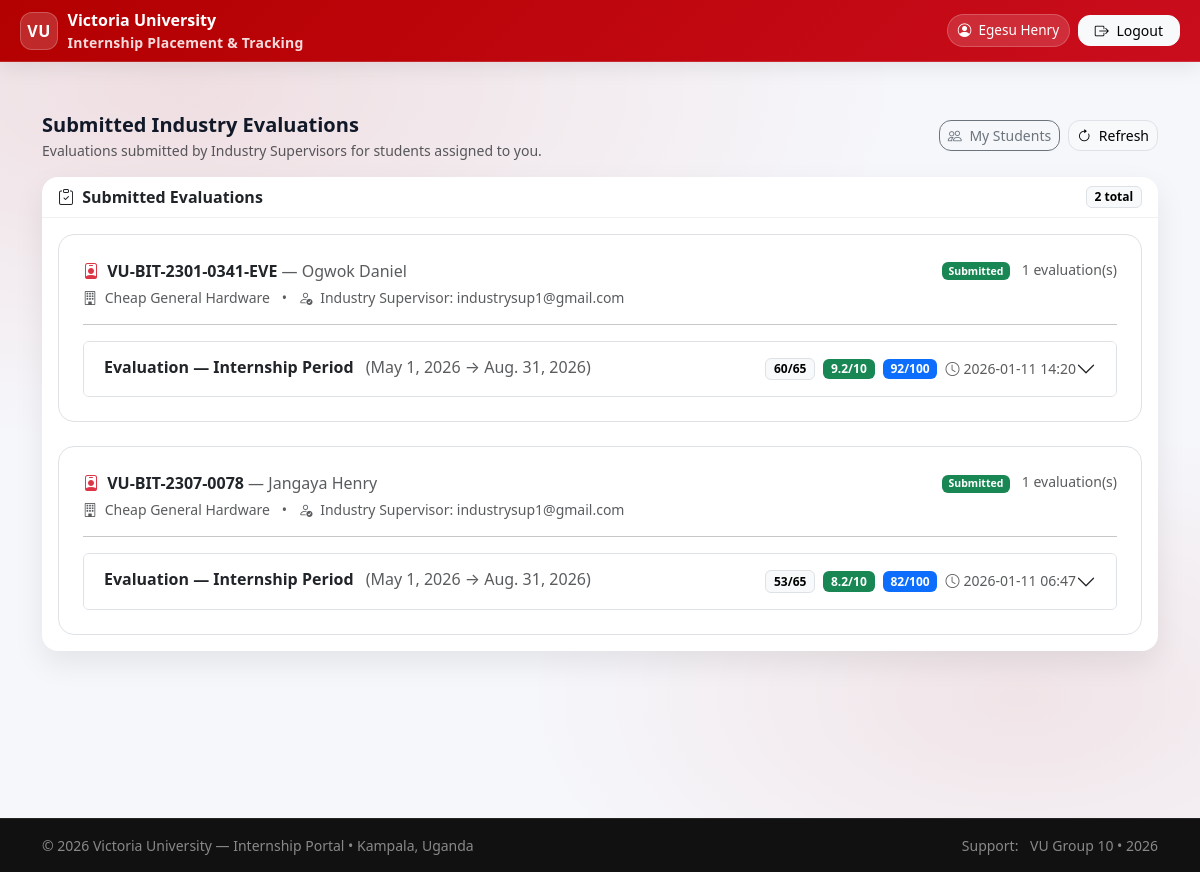
The page /tracking/supervisor/evaluations/submitted/ (signed in) on the database its author committed.
### accounts/models.py (models this page shows, shortened)
class User(AbstractUser):
    username = None
    email = models.EmailField(_("email address"), unique=True)
    USERNAME_FIELD = "email"
    REQUIRED_FIELDS = []
    objects = UserManager()
    class Meta:
        permissions = [
            ("role_university_supervisor", "Role: VU_UniversitySupervisor"),
            ("role_industry_supervisor", "Role: IndustrySupervisor"),
            ("role_coordinator", "Role: VU_Coordinator"),
        ]
    @property
    def display_name(self):
        full = self.get_full_name().strip()
        return full if full else self.email

class StudentProfile(models.Model):
    user = models.OneToOneField("accounts.User", on_delete=models.CASCADE, related_name="student_profile")
    reg_no = models.CharField(max_length=50, unique=True)
    phone = models.CharField(max_length=30, blank=True)
    program = models.ForeignKey(
        "academics.Program",
        on_delete=models.PROTECT,
        null=True,
        blank=True,
        related_name="students",
    )

### tracking/models.py (models this page shows, shortened)
class IndustryEvaluation(models.Model):
    STATUS = [
        ("draft", "Draft"),
        ("submitted", "Submitted"),
    ]
    placement = models.OneToOneField(
        "placements.Placement",
        on_delete=models.CASCADE,
        related_name="industry_evaluation",
    )
    company = models.ForeignKey(
        "companies.Company",
        on_delete=models.PROTECT,
        related_name="industry_evaluations",
    )
    supervisor_user = models.ForeignKey(
        "accounts.User",
        null=True, blank=True,
        on_delete=models.SET_NULL,
        related_name="industry_evaluations",
    )
    def _rating_field():
        return models.PositiveSmallIntegerField(
            validators=[MinValueValidator(1), MaxValueValidator(5)],
            null=True, blank=True
        )
    basic_work_expectations = _rating_field()
    knowledge_and_learning = _rating_field()
    ethical_awareness = _rating_field()
    interpersonal_relations = _rating_field()
    communication_skills = _rating_field()
    attendance = _rating_field()
    punctuality = _rating_field()
    flexibility = _rating_field()
    dependability = _rating_field()
    culture_fit = _rating_field()
    dress_code = _rating_field()
    behaviour = _rating_field()
    work_productivity = _rating_field()
    basic_work_expectations_comment = models.TextField(blank=True)
    knowledge_and_learning_comment = models.TextField(blank=True)
    ethical_awareness_comment = models.TextField(blank=True)
    interpersonal_relations_comment = models.TextField(blank=True)
    communication_skills_comment = models.TextField(blank=True)
    attendance_comment = models.TextField(blank=True)
    punctuality_comment = models.TextField(blank=True)
    flexibility_comment = models.TextField(blank=True)
    dependability_comment = models.TextField(blank=True)
    culture_fit_comment = models.TextField(blank=True)
    dress_code_comment = models.TextField(blank=True)
    behaviour_comment = models.TextField(blank=True)
    work_productivity_comment = models.TextField(blank=True)
    recommend_employment = models.BooleanField(null=True, blank=True)  # YES/NO
    recommend_comment = models.TextField(blank=True)
    other_comments = models.TextField(blank=True)
    supervisor_name = models.CharField(max_length=120, blank=True)
    supervisor_signature = models.CharField(max_length=120, blank=True)  # typed name/signature
    status = models.CharField(max_length=20, choices=STATUS, default="draft")
    submitted_at = models.DateTimeField(null=True, blank=True)
    created_at = models.DateTimeField(auto_now_add=True)
    updated_at = models.DateTimeField(auto_now=True)
    class Meta:
        ordering = ["-updated_at"]
    SCORE_FIELDS = [
        "basic_work_expectations",
        "knowledge_and_learning",
        "ethical_awareness",
        "interpersonal_relations",
        "communication_skills",
        "attendance",
        "punctuality",
        "flexibility",
        "dependability",
        "culture_fit",
        "dress_code",
        "behaviour",
        "work_productivity",
    ]
    @property
    def total_marks(self) -> int:
        total = 0
        for f in self.SCORE_FIELDS:
            v = getattr(self, f, 0) or 0
            total += int(v)
        return total
    @property
    def max_marks(self) -> int:
        return len(self.SCORE_FIELDS) * 5  # 65
    @property
    def score_out_of_100(self) -> float:
        if self.max_marks == 0:
            return 0.0
        return (self.total_marks / self.max_marks) * 100
    @property
    def score_out_of_10(self) -> float:
        if self.max_marks == 0:
            return 0.0
        return (self.total_marks / self.max_marks) * 10

### placements/models.py (models this page shows, shortened)
class Placement(models.Model):
    STATUS = [
        ("pending_student_ack", "Pending student acknowledgement"),
        ("active", "Active"),
        ("on_hold", "On hold"),
        ("completed", "Completed"),
        ("terminated", "Terminated"),
    ]
    request = models.OneToOneField(InternshipRequest, on_delete=models.PROTECT, related_name="placement")
    company = models.ForeignKey(Company, on_delete=models.PROTECT)
    industry_supervisor = models.ForeignKey(CompanyContact, null=True, blank=True, on_delete=models.SET_NULL)
    university_supervisor = models.ForeignKey("accounts.StaffProfile", null=True, blank=True, on_delete=models.SET_NULL)
    start_date = models.DateField()
    end_date = models.DateField()
    placement_letter = models.FileField(upload_to="placements/letters/", blank=True, null=True)
    status = models.CharField(max_length=30, choices=STATUS, default="pending_student_ack")
    created_at = models.DateTimeField(auto_now_add=True)

### companies/models.py (models this page shows, shortened)
class Company(models.Model):
    STATUS = [
        ("pending_verification", "Pending verification"),
        ("approved", "Approved"),
        ("rejected", "Rejected"),
        ("inactive", "Inactive"),
    ]
    name = models.CharField(max_length=200, unique=True)
    industry = models.CharField(max_length=120, blank=True)
    district = models.CharField(max_length=120, blank=True)
    address = models.CharField(max_length=255, blank=True)
    status = models.CharField(max_length=30, choices=STATUS, default="pending_verification")
    created_at = models.DateTimeField(auto_now_add=True)

### tracking/views.py (the view)
# urls.py: path("supervisor/evaluations/submitted/", views.supervisor_submitted_evaluations, name="supervisor_submitted_evaluations"),
@login_required
def supervisor_submitted_evaluations(request):
    if not is_university_supervisor(request.user):
        return HttpResponseForbidden("University Supervisors only.")
    staff = getattr(request.user, "staff_profile", None)
    if not staff:
        return HttpResponseForbidden("Staff profile not set.")
    evaluations = (
        IndustryEvaluation.objects
        .filter(status="submitted", placement__university_supervisor=staff)
        .select_related(
            "company",
            "placement",
            "placement__company",
            "placement__request",
            "placement__request__student",
            "placement__request__student__user",
        )
        .order_by("placement__request__student__reg_no", "-submitted_at")
    )
    return render(request, "tracking/supervisor_submitted_evaluations.html", {
        "evaluations": evaluations,
        "staff": staff,
    })

### templates/tracking/supervisor_submitted_evaluations.html (shortened to what this page needs)
{% extends "base.html" %}
{% block content %}
<div class="row g-4">
  <div class="col-12">
    <div class="d-flex flex-column flex-md-row justify-content-between align-items-start align-items-md-center gap-2">
      <div>
        <div class="fw-bold fs-5">Submitted Industry Evaluations</div>
        <div class="text-muted small">
          Evaluations submitted by Industry Supervisors for students assigned to you.
        </div>
      </div>
      <div class="d-flex gap-2">
        <a href="{% url 'supervisor_students' %}" class="btn btn-outline-secondary btn-sm">
          <i class="bi bi-people me-1"></i> My Students
        </a>
        <a href="{% url 'supervisor_submitted_evaluations' %}" class="btn btn-light border btn-sm">
          <i class="bi bi-arrow-clockwise me-1"></i> Refresh
        </a>
      </div>
    </div>
    <div class="card mt-3">
      <div class="card-header d-flex align-items-center justify-content-between">
        <span class="fw-bold"><i class="bi bi-clipboard-check me-1"></i> Submitted Evaluations</span>
        <span class="badge text-bg-light border">{{ evaluations|length }} total</span>
      </div>
      <div class="card-body">
        {% if evaluations %}
          {% regroup evaluations by placement.request.student as student_groups %}
          <div class="d-flex flex-column gap-4">
            {% for g in student_groups %}
              <div class="border rounded-4 p-3 p-md-4 bg-white">
                <div class="d-flex flex-column flex-md-row justify-content-between gap-2">
                  <div>
                    <div class="fw-bold">
                      <i class="bi bi-person-badge text-danger me-1"></i>
                      {{ g.grouper.reg_no }}
                      <span class="text-muted fw-normal">— {{ g.grouper.user.display_name }}</span>
                    </div>
                    {% with ev=g.list.0 %}
                      <div class="small text-muted mt-1">
                        <i class="bi bi-building me-1"></i>
                        {{ ev.placement.company.name }}
                        <span class="mx-2">•</span>
                        <i class="bi bi-person-check me-1"></i>
                        Industry Supervisor: {{ ev.supervisor_name|default:"—" }}
                      </div>
                    {% endwith %}
                  </div>
                  <div class="text-muted small">
                    <span class="badge text-bg-success">Submitted</span>
                    <span class="ms-2">{{ g.list|length }} evaluation(s)</span>
                  </div>
                </div>
                <hr class="my-3">
                <div class="accordion" id="acc-student-{{ g.grouper.id }}">
                  {% for ev in g.list %}
                    <div class="accordion-item">
                      <h2 class="accordion-header" id="h-ev-{{ ev.id }}">
                        <button class="accordion-button collapsed" type="button"
                                data-bs-toggle="collapse"
                                data-bs-target="#c-ev-{{ ev.id }}"
                                aria-expanded="false"
                                aria-controls="c-ev-{{ ev.id }}">
                          <div class="w-100 d-flex flex-column flex-md-row justify-content-between gap-2">
                            <div class="fw-semibold">
                              Evaluation — Internship Period
                              <span class="text-muted fw-normal ms-2">
                                ({{ ev.placement.start_date }} → {{ ev.placement.end_date }})
                              </span>
                            </div>
                            <div class="d-flex flex-wrap gap-2 justify-content-end align-items-center">
                              <span class="badge text-bg-light border">
                                {{ ev.total_marks }}/{{ ev.max_marks }}
                              </span>
                              <span class="badge text-bg-success">
                                {{ ev.score_out_of_10|floatformat:1 }}/10
                              </span>
                              <span class="badge text-bg-primary">
                                {{ ev.score_out_of_100|floatformat:0 }}/100
                              </span>
                              <span class="small text-muted">
                                {% if ev.submitted_at %}
                                  <i class="bi bi-clock me-1"></i>{{ ev.submitted_at|date:"Y-m-d H:i" }}
                                {% else %}
                                  —
                                {% endif %}
                              </span>
                            </div>
                          </div>
                        </button>
                      </h2>
                    </div>
                  {% endfor %}
                </div>
              </div>
            {% endfor %}
          </div>
        {% endif %}
      </div>
    </div>
  </div>
</div>
{% endblock %}

### templates/base.html (shortened to what this page needs)
<!doctype html>
<html lang="en">
<head>
  {% load static %}
  <link href="https://cdn.jsdelivr.net/npm/bootstrap@5.3.3/dist/css/bootstrap.min.css" rel="stylesheet">
  <link rel="stylesheet" href="https://cdn.jsdelivr.net/npm/bootstrap-icons@1.11.3/font/bootstrap-icons.min.css">
  <link rel="stylesheet" href="{% static 'base/css/vu_portal.css' %}">
</head>
<body class="vu-body d-flex flex-column">
  <header class="vu-topbar">
    <nav class="navbar navbar-expand-lg navbar-dark py-2">
      <div class="container-fluid vu-container-pad">
        <a class="vu-brand" href="{% url 'dashboard' %}">
          <span class="vu-badge">VU</span>
          <span class="d-none d-sm-inline">
            Victoria University
            <small class="d-none d-lg-block">Internship Placement & Tracking</small>
          </span>
        </a>
        <div class="collapse navbar-collapse" id="vuNav">
          <ul class="navbar-nav ms-auto align-items-lg-center gap-lg-2">
            {% if request.user.is_authenticated %}
              <li class="nav-item my-2 my-lg-0">
                <span class="vu-pill">
                  <i class="bi bi-person-circle"></i>
                  {{ request.user.display_name|default:request.user.email }}
                </span>
              </li>
              <li class="nav-item my-2 my-lg-0">
                <form method="post" action="{% url 'logout' %}" class="d-inline">
                  <button type="submit" class="btn btn-light btn-sm px-3">
                    <i class="bi bi-box-arrow-right me-1"></i> Logout
                  </button>
                </form>
              </li>
            {% else %}
              <li class="nav-item my-2 my-lg-0">
                <a href="{% url 'login' %}" class="btn btn-light btn-sm px-3">
                  <i class="bi bi-box-arrow-in-right me-1"></i> Login
                </a>
              </li>
            {% endif %}
          </ul>
        </div>
      </div>
    </nav>
  </header>
  <main id="main-content" class="container vu-main my-4 my-lg-5 flex-grow-1">
    {% block content %}{% endblock %}
  </main>
  <footer class="vu-footer mt-auto">
    <div class="container py-3 d-flex flex-column flex-md-row justify-content-between align-items-start align-items-md-center gap-2">
      <div class="small text-white-50">
        © {% now "Y" %} Victoria University — Internship Portal
        <span class="d-none d-md-inline">• Kampala, Uganda</span>
      </div>
      <div class="small text-white-50">
        <span class="me-2">Support:</span>
        <span class="text-white-50">VU Group 10 • 2026</span>
      </div>
    </div>
  </footer>
</body>
</html>

### rows shown on the page
User: user.display_name "Egesu Henry"
StudentProfile: grouper.reg_no "VU-BIT-2301-0341-EVE", grouper.user.display_name "Ogwok Daniel", list.0.placement.company.name "Cheap General Hardware", list.0.supervisor_name "industrysup1@gmail.com", list|length "1"
IndustryEvaluation: placement.start_date "May 1, 2026", placement.end_date "Aug. 31, 2026", total_marks "60", max_marks "65", score_out_of_10 "9.2", score_out_of_100 "92", submitted_at "2026-01-11 14:20"
StudentProfile: grouper.reg_no "VU-BIT-2307-0078", grouper.user.display_name "Jangaya Henry", list.0.placement.company.name "Cheap General Hardware", list.0.supervisor_name "industrysup1@gmail.com", list|length "1"
IndustryEvaluation: placement.start_date "May 1, 2026", placement.end_date "Aug. 31, 2026", total_marks "53", max_marks "65", score_out_of_10 "8.2", score_out_of_100 "82", submitted_at "2026-01-11 06:47"

### other values the page prints
{{ evaluations|length }} "2"
